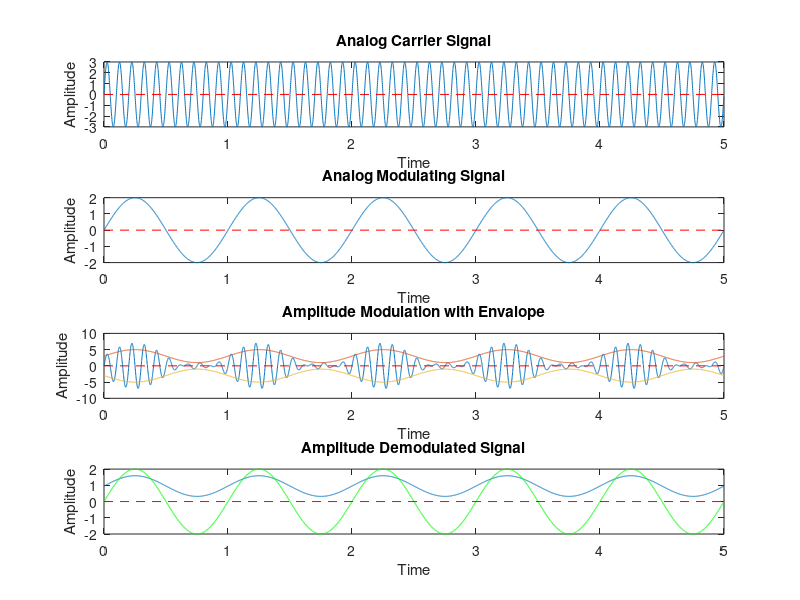

Here is the MATLAB script that generated this plot:
%https://www.youtube.com/watch?v=YnLSACNxcqY
clc;
close all;
clear all;

am = 2;
ac = 3;
fm = 1;
fc = 10;
fs = fc * 100;
T = 5;
t = 0 : 1/fs : T - 1/fs;

%Carrier Signal
ct = ac * sin(2 * pi * fc * t);

subplot(411);
plot(t,ct);
xlabel('Time');
ylabel('Amplitude');
title('Analog Carrier Signal');
line([0 T],[0 0],'linestyle','--','color','r');

%Modulating Signal
mt = am * sin(2 * pi * fm * t);

subplot(412);
plot(t,mt);
xlabel('Time');
ylabel('Amplitude');
title('Analog Modulating Signal');
line([0 T],[0 0],'linestyle','--','color','r');

%Amplitude Modulation
ka = am / ac; %amplitude sensitivity of AM
st1 = (1+ka.*mt).* ct;
%st1 = ammod(mt,fc,fs); %using builtin function for modulation

subplot(413);
plot(t,st1,t,(ac+mt),t,(-ac-mt)); %with envalope
xlabel('Time');
ylabel('Amplitude');
title('Amplitude Modulation with Envalope');
line([0 T],[0 0],'linestyle','--','color','r');

%Amplitude Demodulation
st2 = (1 / pi) * (ac + mt); %demodulation
%st2 = amdemod(st1,fc,fs); %using builtin function for demodulation

subplot(414);
plot(t,st2,t,mt,'g');%compairing demodulated signal with modulating signal
xlabel('Time');
ylabel('Amplitude');
title('Amplitude Demodulated Signal');
line([0 T],[0 0],'linestyle','--','color','r');

%%Formulas
%%modulation = [1 + k.* m(t)].* c(t)
%%demodulation = (1 / pi) * (ac + mt);
%%Here,
%%k = ratio of message amplitude & carrire amplitude = am/ac
%%m(t) = message/modulating signal
%%c(t) = carrire signal
%%ac = carrire amplitude

%NB:either use builtin function for both modulation & demodulation or don't use them at all.
% Otherwhise accuracy drops.